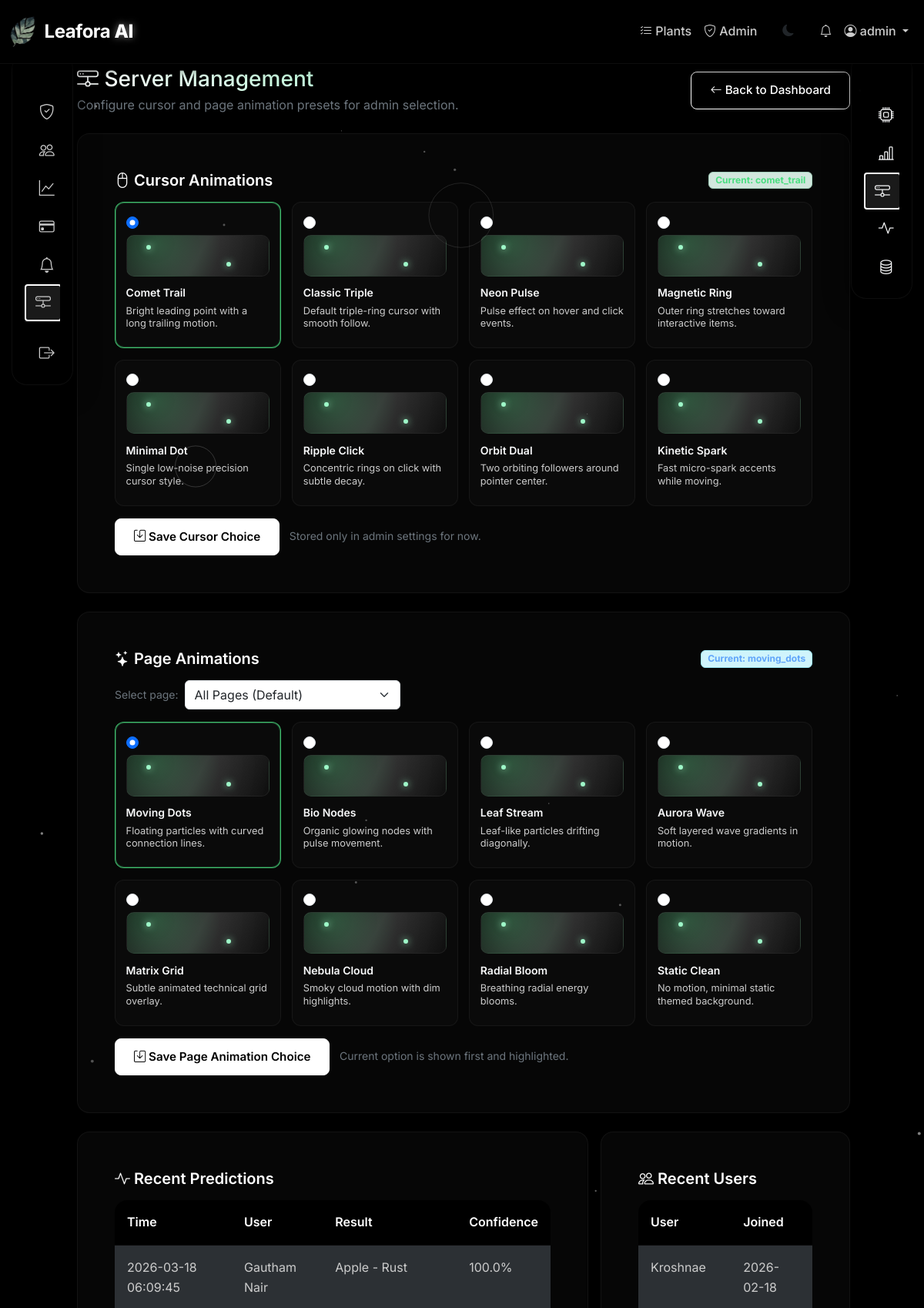
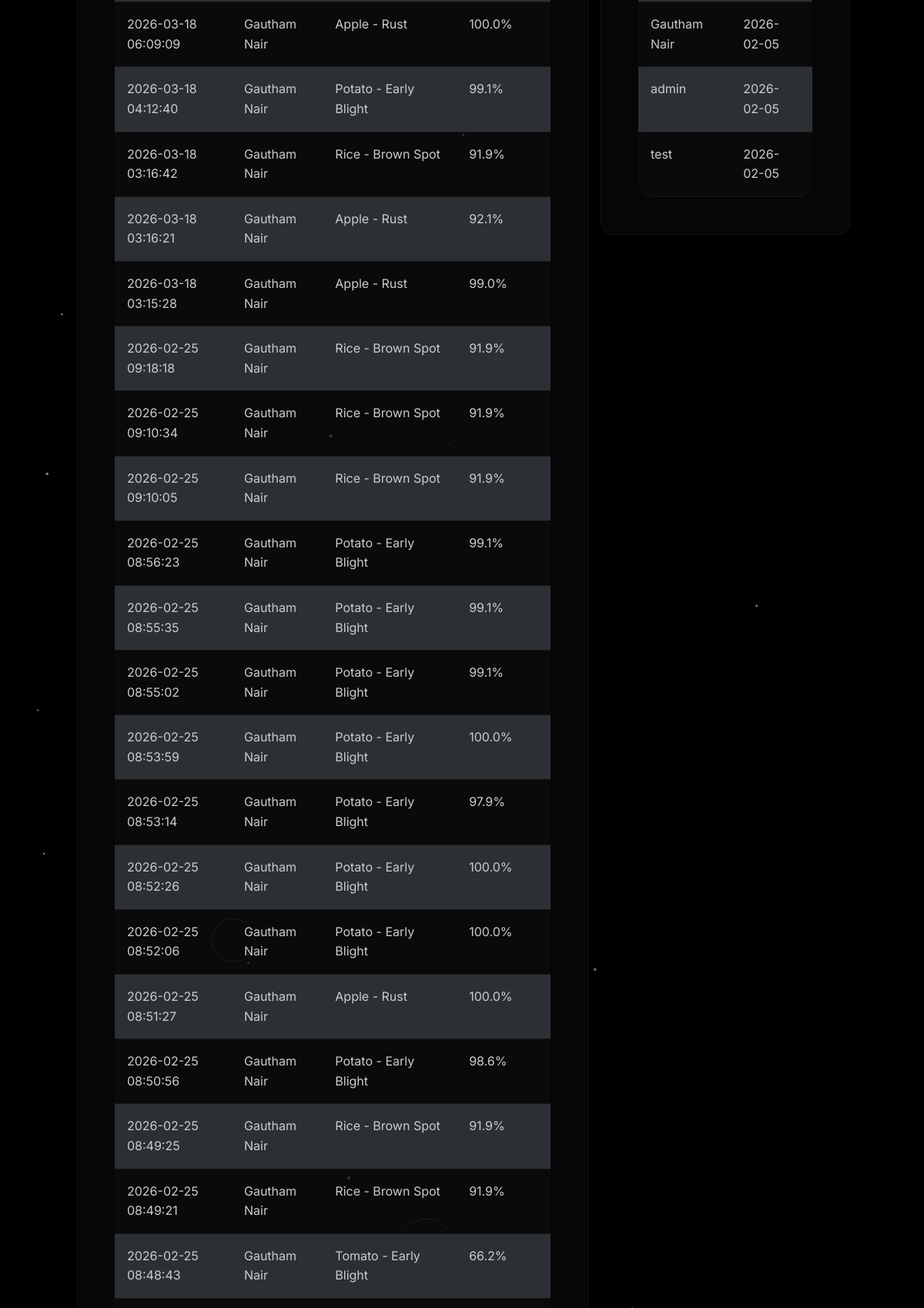
/admin/system-logs (signed in, upper part), run on the app's committed database (2 pictures, top to bottom).
### app.py (models this page shows, shortened)
class User(db.Model):
    __tablename__ = 'tbl_login'
    id = db.Column(db.Integer, primary_key=True)
    username = db.Column(db.String(80), unique=True, nullable=False)
    email = db.Column(db.String(120), unique=True, nullable=False)
    password_hash = db.Column(db.String(255), nullable=False)
    theme = db.Column(db.String(10), default='light')
    last_login = db.Column(db.DateTime, nullable=True)
    @property
    def customer(self):
        return db.session.query(Customer).filter_by(customer_id=self.id).first()
    @property
    def is_admin(self):
        c = self.customer
        try:
            return bool(c.is_admin) if c else False
        except AttributeError:
            return False

class Prediction(db.Model):
    __tablename__ = 'tbl_prediction'
    id = db.Column(db.Integer, primary_key=True)
    cust_id = db.Column(db.Integer, db.ForeignKey('tbl_customer.customer_id'), nullable=True)
    filename = db.Column(db.String(255), nullable=False)
    result = db.Column(db.String(100), nullable=False)
    confidence = db.Column(db.Float, nullable=False)
    topk_results = db.Column(db.Text)  # JSON string of top-k predictions
    models_used = db.Column(db.Text)  # JSON list of model names used
    is_unknown = db.Column(db.Boolean, default=False)  # Unknown/out-of-distribution flag
    timestamp = db.Column(db.DateTime, default=lambda: datetime.now(timezone.utc))
    customer = db.relationship('Customer', foreign_keys=[cust_id], backref='predictions_rel', lazy=True)
    @property
    def user(self):
        return self.customer

class Customer(db.Model):
    __tablename__ = 'tbl_customer'
    customer_id = db.Column(db.Integer, db.ForeignKey('tbl_login.id'), primary_key=True)
    is_admin = db.Column(db.Boolean, nullable=False, default=False)
    is_pro = db.Column(db.Integer, nullable=False, default=0)
    pro_expires_at = db.Column(db.DateTime, nullable=True)
    is_deleted = db.Column(db.Boolean, nullable=False, default=False)
    created_at = db.Column(db.DateTime, nullable=False, default=lambda: datetime.now(timezone.utc))
    last_login_at = db.Column(db.DateTime, nullable=True)
    last_logout_at = db.Column(db.DateTime, nullable=True)
    subscription_purchased_at = db.Column(db.DateTime, nullable=True)
    email = db.Column(db.String(120), nullable=False, default='')
    password_hash = db.Column(db.String(255), nullable=False, default='')
    @property
    def username(self):
        u = db.session.get(User, self.customer_id)
        return u.username if u else None

### app.py (the view, shortened to what this page needs)
@app.route('/admin/system-logs', methods=['GET', 'POST'])
@admin_required
def admin_system_logs():
    settings = _load_admin_visual_settings()
    valid_cursor_ids = {item['id'] for item in CURSOR_ANIMATION_OPTIONS}
    valid_page_ids = {item['id'] for item in PAGE_TARGET_OPTIONS}
    valid_animation_ids = {item['id'] for item in PAGE_ANIMATION_OPTIONS}
    selected_page = (request.args.get('page') or request.form.get('selected_page') or 'global').strip()
    if selected_page not in valid_page_ids:
        selected_page = 'global'
    current_cursor = settings.get('cursor_animation', 'classic_triple')
    page_map = settings.get('page_animations') or {}
    current_page_animation = page_map.get(selected_page) or page_map.get('global') or 'moving_dots'
    cursor_options = sorted(CURSOR_ANIMATION_OPTIONS, key=lambda x: 0 if x['id'] == current_cursor else 1)
    page_animation_options = sorted(PAGE_ANIMATION_OPTIONS, key=lambda x: 0 if x['id'] == current_page_animation else 1)
    try:
        recent_predictions = (
            Prediction.query
            .join(Customer, Prediction.cust_id == Customer.customer_id)
            .filter(Customer.is_deleted == False)
            .order_by(Prediction.timestamp.desc())
            .limit(50)
            .all()
        )
        recent_users = (
            Customer.query
            .filter(Customer.is_deleted == False)
            .order_by(Customer.created_at.desc())
            .limit(20)
            .all()
        )
    except Exception as e:
        logger.error(f"Error loading system logs: {e}")
        recent_predictions = Prediction.query.order_by(Prediction.timestamp.desc()).limit(50).all()
        recent_users = Customer.query.order_by(Customer.created_at.desc()).limit(20).all()
    return render_template('admin/admin_system_logs.html',
                         recent_predictions=recent_predictions,
                         recent_users=recent_users,
                         cursor_options=cursor_options,
                         page_animation_options=page_animation_options,
                         page_targets=PAGE_TARGET_OPTIONS,
                         selected_page=selected_page,
                         current_cursor=current_cursor,
                         current_page_animation=current_page_animation)

### templates/admin/admin_system_logs.html (shortened to what this page needs)
{% extends "base.html" %}
{% block content %}
<div class="container-fluid" style="padding-top: 1rem; padding-left: 1.25rem; padding-right: 1rem;">
    <div class="mb-4 d-flex justify-content-between align-items-center flex-wrap gap-2">
        <div>
            <h1 class="h3 mb-1 server-title"><i class="bi bi-hdd-network"></i> Server Management</h1>
            <p class="text-secondary mb-0">Configure cursor and page animation presets for admin selection.</p>
        </div>
        <a href="{{ url_for('admin_dashboard') }}" class="btn btn-outline">
            <i class="bi bi-arrow-left"></i> Back to Dashboard
        </a>
    </div>
    <div class="card mb-4" style="background: var(--bg-card); border: 1px solid var(--border-color);">
        <div class="card-body">
            <div class="d-flex justify-content-between align-items-center flex-wrap gap-2 mb-3">
                <h5 class="mb-0"><i class="bi bi-mouse2"></i> Cursor Animations</h5>
                <span class="badge bg-success-subtle text-success border border-success-subtle">Current: {{ current_cursor }}</span>
            </div>
            <form method="post" action="{{ url_for('admin_system_logs', page=selected_page) }}">
                <div class="option-grid mb-3">
                    {% for option in cursor_options %}
                    <label class="option-card {% if option.id == current_cursor %}current{% endif %}">
                        <input class="form-check-input mb-2" type="radio" name="cursor_animation" value="{{ option.id }}" {% if option.id == current_cursor %}checked{% endif %}>
                        <div class="preview-box">
                            <span class="mini-dot one"></span>
                            <span class="mini-dot two"></span>
                        </div>
                        <div class="fw-semibold text-light small mb-1">{{ option.name }}</div>
                        <div class="option-meta">{{ option.description }}</div>
                    </label>
                    {% endfor %}
                </div>
                <button class="btn btn-primary" type="submit"><i class="bi bi-save"></i> Save Cursor Choice</button>
                <span class="ms-2 text-secondary small">Stored only in admin settings for now.</span>
            </form>
        </div>
    </div>
    <div class="card mb-4" style="background: var(--bg-card); border: 1px solid var(--border-color);">
        <div class="card-body">
            <div class="d-flex justify-content-between align-items-center flex-wrap gap-2 mb-3">
                <h5 class="mb-0"><i class="bi bi-stars"></i> Page Animations</h5>
                <span class="badge bg-info-subtle text-info border border-info-subtle">Current: {{ current_page_animation }}</span>
            </div>
            <form method="get" action="{{ url_for('admin_system_logs') }}" class="mb-3 d-flex align-items-center gap-2 flex-wrap">
                <label class="text-secondary small mb-0" for="pagePicker">Select page:</label>
                <select id="pagePicker" name="page" class="form-select" style="max-width: 280px;" onchange="this.form.submit()">
                    {% for p in page_targets %}
                    <option value="{{ p.id }}" {% if p.id == selected_page %}selected{% endif %}>{{ p.name }}</option>
                    {% endfor %}
                </select>
            </form>
            <form method="post" action="{{ url_for('admin_system_logs', page=selected_page) }}">
                <div class="option-grid mb-3">
                    {% for option in page_animation_options %}
                    <label class="option-card {% if option.id == current_page_animation %}current{% endif %}">
                        <input class="form-check-input mb-2" type="radio" name="page_animation" value="{{ option.id }}" {% if option.id == current_page_animation %}checked{% endif %}>
                        <div class="preview-box">
                            <span class="mini-dot one"></span>
                            <span class="mini-dot two"></span>
                        </div>
                        <div class="fw-semibold text-light small mb-1">{{ option.name }}</div>
                        <div class="option-meta">{{ option.description }}</div>
                    </label>
                    {% endfor %}
                </div>
                <button class="btn btn-primary" type="submit"><i class="bi bi-save"></i> Save Page Animation Choice</button>
                <span class="ms-2 text-secondary small">Current option is shown first and highlighted.</span>
            </form>
        </div>
    </div>
    <div class="row g-3">
        <div class="col-lg-8">
            <div class="card" style="background: var(--bg-card); border: 1px solid var(--border-color);">
                <div class="card-body">
                    <h5 class="mb-3"><i class="bi bi-activity"></i> Recent Predictions</h5>
                    <div class="table-responsive">
                        <table class="table table-dark table-striped mb-0" style="--bs-table-bg: transparent; --bs-table-border-color: rgba(255,255,255,.1);">
                            <thead>
                                <tr>
                                    <th>Time</th>
                                    <th>User</th>
                                    <th>Result</th>
                                    <th>Confidence</th>
                                </tr>
                            </thead>
                            <tbody>
                                {% for p in recent_predictions %}
                                <tr>
                                    <td>{{ p.timestamp.strftime('%Y-%m-%d %H:%M:%S') if p.timestamp else 'N/A' }}</td>
                                    <td>{{ p.user.username if p.user else 'N/A' }}</td>
                                    <td>{{ p.result }}</td>
                                    <td>{{ "%.1f"|format(p.confidence or 0) }}%</td>
                                </tr>
                                {% else %}
                                <tr>
                                    <td colspan="4" class="text-center text-secondary">No recent predictions.</td>
                                </tr>
                                {% endfor %}
                            </tbody>
                        </table>
                    </div>
                </div>
            </div>
        </div>
        <div class="col-lg-4">
            <div class="card" style="background: var(--bg-card); border: 1px solid var(--border-color);">
                <div class="card-body">
                    <h5 class="mb-3"><i class="bi bi-people"></i> Recent Users</h5>
                    <div class="table-responsive">
                        <table class="table table-dark table-striped mb-0" style="--bs-table-bg: transparent; --bs-table-border-color: rgba(255,255,255,.1);">
                            <thead>
                                <tr>
                                    <th>User</th>
                                    <th>Joined</th>
                                </tr>
                            </thead>
                            <tbody>
                                {% for u in recent_users %}
                                <tr>
                                    <td>{{ u.username }}</td>
                                    <td>{{ u.created_at.strftime('%Y-%m-%d') if u.created_at else 'N/A' }}</td>
                                </tr>
                                {% else %}
                                <tr>
                                    <td colspan="2" class="text-center text-secondary">No recent users.</td>
                                </tr>
                                {% endfor %}
                            </tbody>
                        </table>
                    </div>
                </div>
            </div>
        </div>
    </div>
</div>
{% endblock %}

### templates/components/navbar.html (shortened to what this page needs)
<nav class="navbar navbar-expand-lg">
    <div class="container-fluid">
        <a class="navbar-brand" href="{{ url_for('index') }}" style="display: flex; align-items: center; gap: 0.75rem;">
            <img src="{{ url_for('logo') }}" alt="Leafora AI Logo" style="height: 40px;" onerror="this.style.display='none'; this.nextElementSibling.style.display='inline';">
            <span>Leafora <span class="ai-text-animate">AI</span></span>
        </a>
        <div class="collapse navbar-collapse" id="navbarNav">
            <ul class="navbar-nav ms-auto align-items-center">
                {% if session.user_id %}
                    <li class="nav-item">
                        <a class="nav-link" href="{{ url_for('supported_plants') }}">
                            <i class="bi bi-list-check"></i> Plants
                        </a>
                    </li>
                    {% if session.is_admin %}
                    <li class="nav-item">
                        <a class="nav-link" href="{{ url_for('admin_dashboard') }}">
                            <i class="bi bi-shield-check"></i> Admin
                        </a>
                    </li>
                    {% endif %}
                    <li class="nav-item">
                        <button class="theme-toggle btn" id="themeToggle" title="Toggle theme">
                            <i class="bi bi-moon-fill" id="themeIcon"></i>
                        </button>
                    </li>
                    <li class="nav-item dropdown">
                        <a class="nav-link position-relative" href="#" role="button" data-bs-toggle="dropdown" id="notificationsDropdown" onclick="loadNotificationDropdown(); return false;">
                            <i class="bi bi-bell"></i>
                        </a>
                    </li>
                    <li class="nav-item dropdown">
                        <a class="nav-link dropdown-toggle" href="#" role="button" data-bs-toggle="dropdown">
                            <i class="bi bi-person-circle"></i> {{ session.username }}
                        </a>
                    </li>
                {% endif %}
            </ul>
        </div>
    </div>
</nav>

### data on the page
User: username "admin"
Prediction: timestamp "2026-03-18 06:09:45", user "Gautham Nair", result "Apple - Rust", confidence "100.0"
Prediction: timestamp "2026-03-18 06:09:09", user "Gautham Nair", result "Apple - Rust", confidence "100.0"
Prediction: timestamp "2026-03-18 04:12:40", user "Gautham Nair", result "Potato - Early Blight", confidence "99.1"
Prediction: timestamp "2026-03-18 03:16:42", user "Gautham Nair", result "Rice - Brown Spot", confidence "91.9"
Prediction: timestamp "2026-03-18 03:16:21", user "Gautham Nair", result "Apple - Rust", confidence "92.1"
Prediction: timestamp "2026-03-18 03:15:28", user "Gautham Nair", result "Apple - Rust", confidence "99.0"
Prediction: timestamp "2026-02-25 09:18:18", user "Gautham Nair", result "Rice - Brown Spot", confidence "91.9"
Prediction: timestamp "2026-02-25 09:10:34", user "Gautham Nair", result "Rice - Brown Spot", confidence "91.9"
Prediction: timestamp "2026-02-25 09:10:05", user "Gautham Nair", result "Rice - Brown Spot", confidence "91.9"
Prediction: timestamp "2026-02-25 08:56:23", user "Gautham Nair", result "Potato - Early Blight", confidence "99.1"
Prediction: timestamp "2026-02-25 08:55:35", user "Gautham Nair", result "Potato - Early Blight", confidence "99.1"
Prediction: timestamp "2026-02-25 08:55:02", user "Gautham Nair", result "Potato - Early Blight", confidence "99.1"
Prediction: timestamp "2026-02-25 08:53:59", user "Gautham Nair", result "Potato - Early Blight", confidence "100.0"
Prediction: timestamp "2026-02-25 08:53:14", user "Gautham Nair", result "Potato - Early Blight", confidence "97.9"
Prediction: timestamp "2026-02-25 08:52:26", user "Gautham Nair", result "Potato - Early Blight", confidence "100.0"
Prediction: timestamp "2026-02-25 08:52:06", user "Gautham Nair", result "Potato - Early Blight", confidence "100.0"
Prediction: timestamp "2026-02-25 08:51:27", user "Gautham Nair", result "Apple - Rust", confidence "100.0"
Prediction: timestamp "2026-02-25 08:50:56", user "Gautham Nair", result "Potato - Early Blight", confidence "98.6"
Prediction: timestamp "2026-02-25 08:49:25", user "Gautham Nair", result "Rice - Brown Spot", confidence "91.9"
Prediction: timestamp "2026-02-25 08:49:21", user "Gautham Nair", result "Rice - Brown Spot", confidence "91.9"
Prediction: timestamp "2026-02-25 08:48:43", user "Gautham Nair", result "Tomato - Early Blight", confidence "66.2"
Customer: username "Kroshnae", created_at "2026-02-18"
Customer: username "Gautham Nair", created_at "2026-02-05"
Customer: username "admin", created_at "2026-02-05"
Customer: username "test", created_at "2026-02-05"

### other printed values
{{ current_cursor }} "comet_trail"
{{ option.name }} "Comet Trail" "Classic Triple" "Neon Pulse" "Magnetic Ring" "Minimal Dot" "Ripple Click" "Orbit Dual" "Kinetic Spark"
{{ option.description }} "Bright leading point with a long trailing motion." "Default triple-ring cursor with smooth follow." "Pulse effect on hover and click events." "Outer ring stretches toward interactive items." "Single low-noise precision cursor style." "Concentric rings on click with subtle decay." "Two orbiting followers around pointer center." "Fast micro-spark accents while moving."
{{ current_page_animation }} "moving_dots"
{{ option.name }} "Moving Dots" "Bio Nodes" "Leaf Stream" "Aurora Wave" "Matrix Grid" "Nebula Cloud" "Radial Bloom" "Static Clean"
{{ option.description }} "Floating particles with curved connection lines." "Organic glowing nodes with pulse movement." "Leaf-like particles drifting diagonally." "Soft layered wave gradients in motion." "Subtle animated technical grid overlay." "Smoky cloud motion with dim highlights." "Breathing radial energy blooms." "No motion, minimal static themed background."
form field page "All Pages (Default)"
